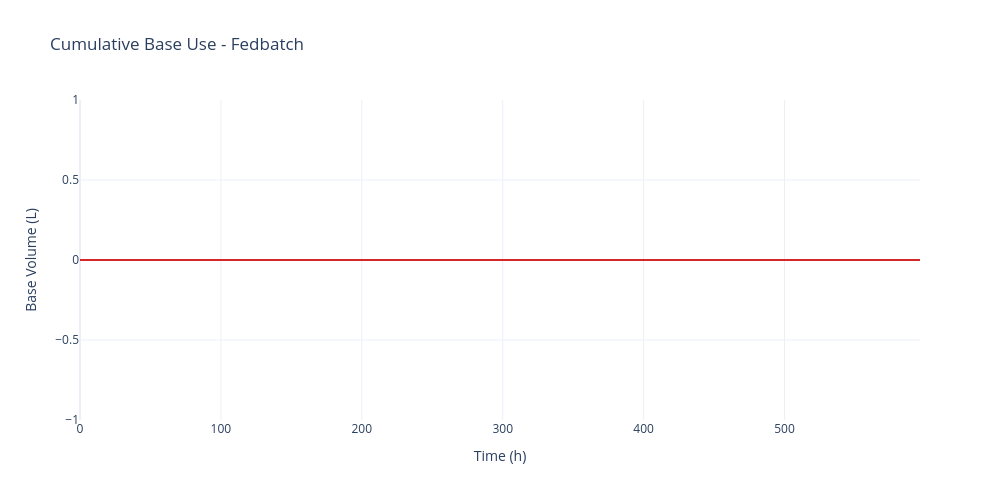

Notebook source saved alongside this figure:
### Markdown cell above
### 3.3. Test with custom layout

### Code cell
# Test with custom layout
custom_layout = {'height': 500, 'width': 1000}
fig_base_custom = plot_simulation_cumulative_base_use(results, max_batches=5, layout_kwargs=custom_layout)
fig_base_custom.show()

### Figure 1 — Plotly figure (JSON) as saved in the notebook; plotly's stock layout.template omitted (floating-point values rounded to 4 significant figures; data arrays with more than 128 entries replaced by an {"elided": "..."} marker saying what was removed)
{"data": [{"fill": "tozeroy", "hovertemplate": "Time: %{x:.1f} h<br>Base Use: %{y:.2f} L<extra></extra>", "line": {"color": "#d62728", "width": 2}, "mode": "lines", "name": "Cumulative Base Use", "type": "scatter", "x": {"elided": "215 float values"}, "y": {"elided": "215 int values"}}], "layout": {"font": {"size": 12}, "height": 500, "showlegend": false, "title": {"text": "Cumulative Base Use - Fedbatch"}, "width": 1000, "xaxis": {"title": {"text": "Time (h)"}}, "yaxis": {"title": {"text": "Base Volume (L)"}}}}
